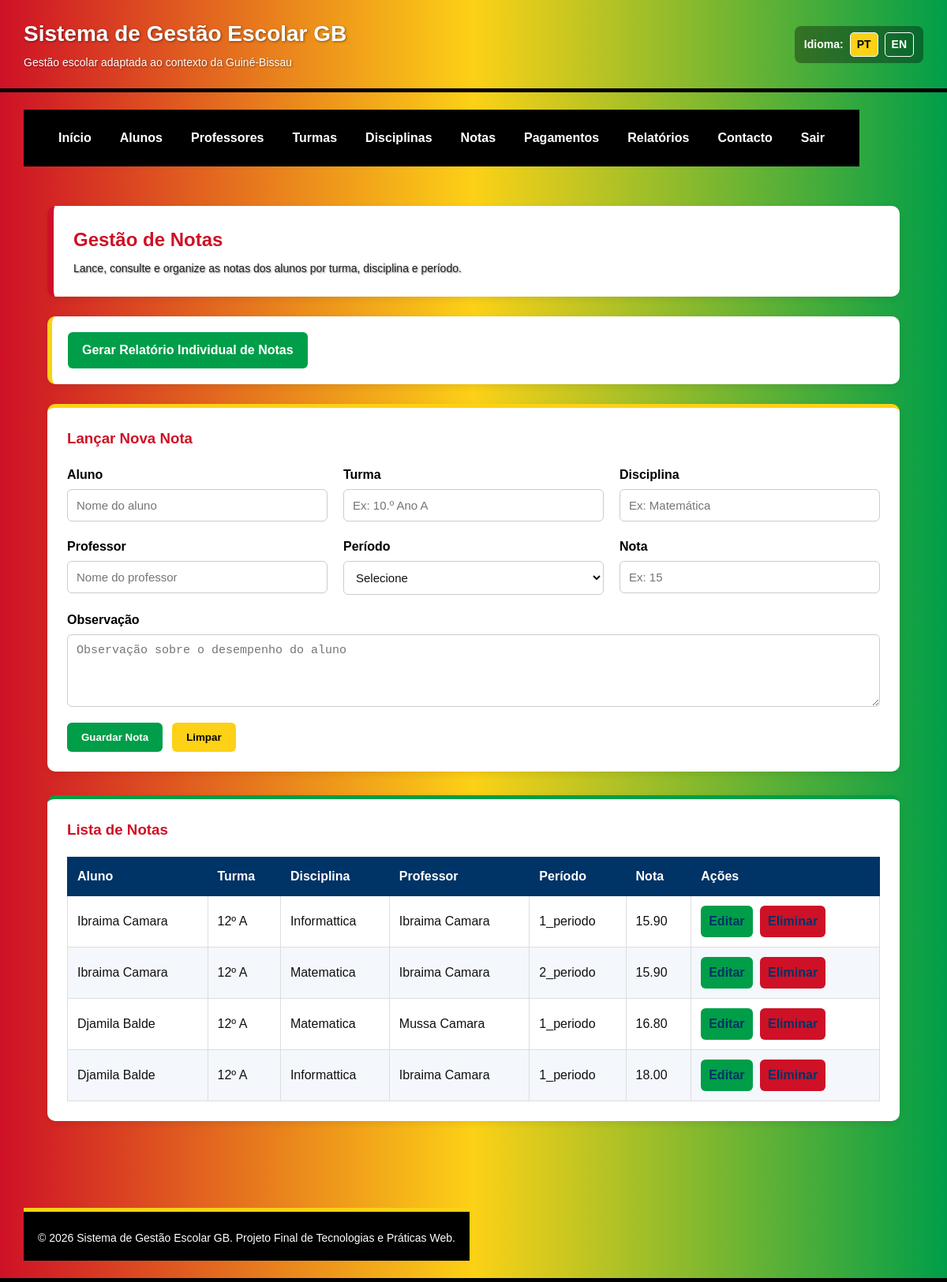
Page /notas.php on the committed database.
### tables this page shows
CREATE TABLE IF NOT EXISTS `notas` (
  `id_nota` int NOT NULL AUTO_INCREMENT,
  `aluno` varchar(120) NOT NULL,
  `turma` varchar(50) NOT NULL,
  `disciplina` varchar(100) NOT NULL,
  `professor` varchar(120) NOT NULL,
  `periodo` enum('1_periodo','2_periodo','3_periodo','final') NOT NULL,
  `nota` decimal(5,2) NOT NULL,
  `observacao` text,
  `criado_em` datetime DEFAULT CURRENT_TIMESTAMP,
  PRIMARY KEY (`id_nota`)
);

### includes/idioma.php (called while the page is built, shortened)
<?php
$idioma_atual = isset($_SESSION["lang"]) ? $_SESSION["lang"] : "pt";
function t($chave) {
    global $traducoes, $idioma_atual;
    if (isset($traducoes[$idioma_atual][$chave])) {
        return $traducoes[$idioma_atual][$chave];
    }
    return $chave;
}
function link_idioma($codigo_idioma) {
    $parametros = $_GET;
    $parametros["lang"] = $codigo_idioma;
    return htmlspecialchars($_SERVER["PHP_SELF"] . "?" . http_build_query($parametros));
}
?>

### notas.php (the view, shortened to what this page needs)
<?php
require_once 'config/conexao.php';
$resultado = mysqli_query($conn, "SELECT * FROM notas ORDER BY id_nota DESC");
?>
<?php include 'includes/header.php'; ?>
<?php include 'includes/menu.php'; ?>
<main class="conteudo">
    <section class="cabecalho-pagina">
        <h2>Gestão de Notas</h2>
        <p>Lance, consulte e organize as notas dos alunos por turma, disciplina e período.</p>
    </section>
<section class="acoes-relatorio no-print">
    <a href="relatorio_notas_aluno.php" class="botao">
        Gerar Relatório Individual de Notas
    </a>
</section>
    <section class="formulario-container">
        <h3>Lançar Nova Nota</h3>
        <form class="formulario" method="post" action="notas.php">
            <div class="campo">
                <label for="aluno_nota">Aluno</label>
                <input type="text" id="aluno_nota" name="aluno_nota" placeholder="Nome do aluno" required maxlength="120">
            </div>
            <div class="campo">
                <label for="turma_nota">Turma</label>
                <input type="text" id="turma_nota" name="turma_nota" placeholder="Ex: 10.º Ano A" required maxlength="50">
            </div>
            <div class="campo">
                <label for="disciplina_nota">Disciplina</label>
                <input type="text" id="disciplina_nota" name="disciplina_nota" placeholder="Ex: Matemática" required maxlength="100">
            </div>
            <div class="campo">
                <label for="professor_nota">Professor</label>
                <input type="text" id="professor_nota" name="professor_nota" placeholder="Nome do professor" required maxlength="120">
            </div>
            <div class="campo">
                <label for="periodo">Período</label>
                <select id="periodo" name="periodo" required>
                    <option value="">Selecione</option>
                </select>
            </div>
            <div class="campo">
                <label for="nota">Nota</label>
                <input type="number" id="nota" name="nota" placeholder="Ex: 15" min="0" max="20" step="0.1" required>
            </div>
            <div class="campo campo-largo">
                <label for="observacao_nota">Observação</label>
                <textarea id="observacao_nota" name="observacao_nota" rows="4" placeholder="Observação sobre o desempenho do aluno"></textarea>
            </div>
            <div class="botoes-formulario">
                <button type="submit" class="botao">Guardar Nota</button>
                <button type="reset" class="botao-secundario">Limpar</button>
            </div>
        </form>
    </section>
    <section class="tabela-container">
        <h3>Lista de Notas</h3>
        <table class="tabela">
            <thead>
                <tr>
                    <th>Aluno</th>
                    <th>Turma</th>
                    <th>Disciplina</th>
                    <th>Professor</th>
                    <th>Período</th>
                    <th>Nota</th>
                    <th>Ações</th>
                </tr>
            </thead>
            <tbody>
                <?php while ($registo = mysqli_fetch_assoc($resultado)) { ?>
                    <tr>
                        <td><?php echo htmlspecialchars($registo["aluno"]); ?></td>
                        <td><?php echo htmlspecialchars($registo["turma"]); ?></td>
                        <td><?php echo htmlspecialchars($registo["disciplina"]); ?></td>
                        <td><?php echo htmlspecialchars($registo["professor"]); ?></td>
                        <td><?php echo htmlspecialchars($registo["periodo"]); ?></td>
                        <td><?php echo htmlspecialchars($registo["nota"]); ?></td>
                        <td>
                            <a class="acao editar" href="editar_nota.php?id=<?php echo $registo['id_nota']; ?>">
                                Editar
                            </a>
                            <a
                                class="acao eliminar"
                                href="notas.php?acao=eliminar&id=<?php echo $registo['id_nota']; ?>"
                                onclick="return confirm('Tem a certeza que deseja eliminar esta nota?');">
                                Eliminar
                            </a>
                        </td>
                    </tr>
                <?php } ?>
            </tbody>
        </table>
    </section>
</main>
<?php include 'includes/footer.php'; ?>

### includes/header.php (shortened to what this page needs)
<?php include_once 'includes/idioma.php'; ?>
<!DOCTYPE html>
<html lang="<?php echo $idioma_atual; ?>">
<head>
    <link rel="stylesheet" href="/TP_Web/css/style.css?v=<?php echo time(); ?>">
</head>
<body>
<header class="topo no-print">
    <div>
        <h1><?php echo t("nome_sistema"); ?></h1>
        <p><?php echo t("subtitulo_sistema"); ?></p>
    </div>
    <div class="seletor-idioma">
        <span><?php echo t("idioma"); ?>:</span>
        <a href="<?php echo link_idioma('pt'); ?>" class="<?php if ($idioma_atual === 'pt') echo 'idioma-ativo'; ?>">
            PT
        </a>
        <a href="<?php echo link_idioma('en'); ?>" class="<?php if ($idioma_atual === 'en') echo 'idioma-ativo'; ?>">
            EN
        </a>
    </div>
</header>

### includes/menu.php
<header class="topo">
    <?php include_once 'includes/idioma.php'; ?>
<nav class="menu no-print">
    <a href="index.php"><?php echo t("menu_inicio"); ?></a>
    <a href="alunos.php"><?php echo t("menu_alunos"); ?></a>
    <a href="professores.php"><?php echo t("menu_professores"); ?></a>
    <a href="turmas.php"><?php echo t("menu_turmas"); ?></a>
    <a href="disciplinas.php"><?php echo t("menu_disciplinas"); ?></a>
    <a href="notas.php"><?php echo t("menu_notas"); ?></a>
    <a href="pagamentos.php"><?php echo t("menu_pagamentos"); ?></a>
    <a href="relatorios.php"><?php echo t("menu_relatorios"); ?></a>
    <a href="contacto.php"><?php echo t("menu_contacto"); ?></a>
    <a href="logout.php">Sair</a>
</nav>

### includes/footer.php (shortened to what this page needs)
<footer class="rodape">
    <p>&copy; 2026 Sistema de Gestão Escolar GB. Projeto Final de Tecnologias e Práticas Web.</p>
</footer>
</body>
</html>

### rows in the picture
notas: aluno "Ibraima Camara", turma "12º A", disciplina "Informattica", professor "Ibraima Camara", periodo "1_periodo", nota "15.90"
notas: aluno "Ibraima Camara", turma "12º A", disciplina "Matematica", professor "Ibraima Camara", periodo "2_periodo", nota "15.90"
notas: aluno "Djamila Balde", turma "12º A", disciplina "Matematica", professor "Mussa Camara", periodo "1_periodo", nota "16.80"
notas: aluno "Djamila Balde", turma "12º A", disciplina "Informattica", professor "Ibraima Camara", periodo "1_periodo", nota "18.00"

### other values in the picture
t("nome_sistema") "Sistema de Gestão Escolar GB"
t("subtitulo_sistema") "Gestão escolar adaptada ao contexto da Guiné-Bissau"
t("idioma") "Idioma"
t("menu_inicio") "Início"
t("menu_alunos") "Alunos"
t("menu_professores") "Professores"
t("menu_turmas") "Turmas"
t("menu_disciplinas") "Disciplinas"
t("menu_notas") "Notas"
t("menu_pagamentos") "Pagamentos"
t("menu_relatorios") "Relatórios"
t("menu_contacto") "Contacto"
